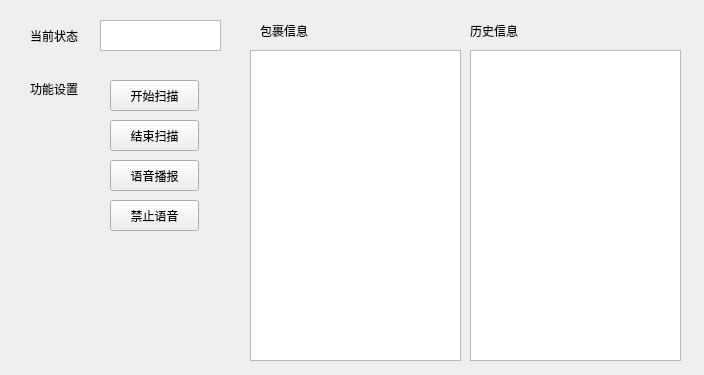
<?xml version="1.0" encoding="UTF-8"?>
<ui version="4.0">
 <class>ScannerWidget</class>
 <widget class="QWidget" name="ScannerWidget">
  <property name="geometry">
   <rect>
    <x>0</x>
    <y>0</y>
    <width>704</width>
    <height>375</height>
   </rect>
  </property>
  <property name="windowTitle">
   <string>Form</string>
  </property>
  <widget class="QTextBrowser" name="textBrowser">
   <property name="geometry">
    <rect>
     <x>250</x>
     <y>50</y>
     <width>211</width>
     <height>311</height>
    </rect>
   </property>
  </widget>
  <widget class="QPushButton" name="pushButton_start">
   <property name="geometry">
    <rect>
     <x>110</x>
     <y>80</y>
     <width>89</width>
     <height>31</height>
    </rect>
   </property>
   <property name="text">
    <string>开始扫描</string>
   </property>
  </widget>
  <widget class="QPushButton" name="pushButton_end">
   <property name="geometry">
    <rect>
     <x>110</x>
     <y>120</y>
     <width>89</width>
     <height>31</height>
    </rect>
   </property>
   <property name="text">
    <string>结束扫描</string>
   </property>
  </widget>
  <widget class="QPushButton" name="pushButton_audio">
   <property name="geometry">
    <rect>
     <x>110</x>
     <y>160</y>
     <width>89</width>
     <height>31</height>
    </rect>
   </property>
   <property name="text">
    <string>语音播报</string>
   </property>
  </widget>
  <widget class="QPushButton" name="pushButton_noAudio">
   <property name="geometry">
    <rect>
     <x>110</x>
     <y>200</y>
     <width>89</width>
     <height>31</height>
    </rect>
   </property>
   <property name="text">
    <string>禁止语音</string>
   </property>
  </widget>
  <widget class="QLabel" name="label">
   <property name="geometry">
    <rect>
     <x>260</x>
     <y>20</y>
     <width>67</width>
     <height>21</height>
    </rect>
   </property>
   <property name="text">
    <string>包裹信息</string>
   </property>
  </widget>
  <widget class="QLabel" name="label_2">
   <property name="geometry">
    <rect>
     <x>30</x>
     <y>80</y>
     <width>67</width>
     <height>17</height>
    </rect>
   </property>
   <property name="text">
    <string>功能设置</string>
   </property>
  </widget>
  <widget class="QTextBrowser" name="textBrowser_state">
   <property name="geometry">
    <rect>
     <x>100</x>
     <y>20</y>
     <width>121</width>
     <height>31</height>
    </rect>
   </property>
  </widget>
  <widget class="QLabel" name="label_3">
   <property name="geometry">
    <rect>
     <x>30</x>
     <y>20</y>
     <width>67</width>
     <height>31</height>
    </rect>
   </property>
   <property name="text">
    <string>当前状态</string>
   </property>
  </widget>
  <widget class="QTextBrowser" name="textBrowser_history">
   <property name="geometry">
    <rect>
     <x>470</x>
     <y>50</y>
     <width>211</width>
     <height>311</height>
    </rect>
   </property>
  </widget>
  <widget class="QLabel" name="label_4">
   <property name="geometry">
    <rect>
     <x>470</x>
     <y>20</y>
     <width>67</width>
     <height>21</height>
    </rect>
   </property>
   <property name="text">
    <string>历史信息</string>
   </property>
  </widget>
 </widget>
 <resources/>
 <connections/>
</ui>
